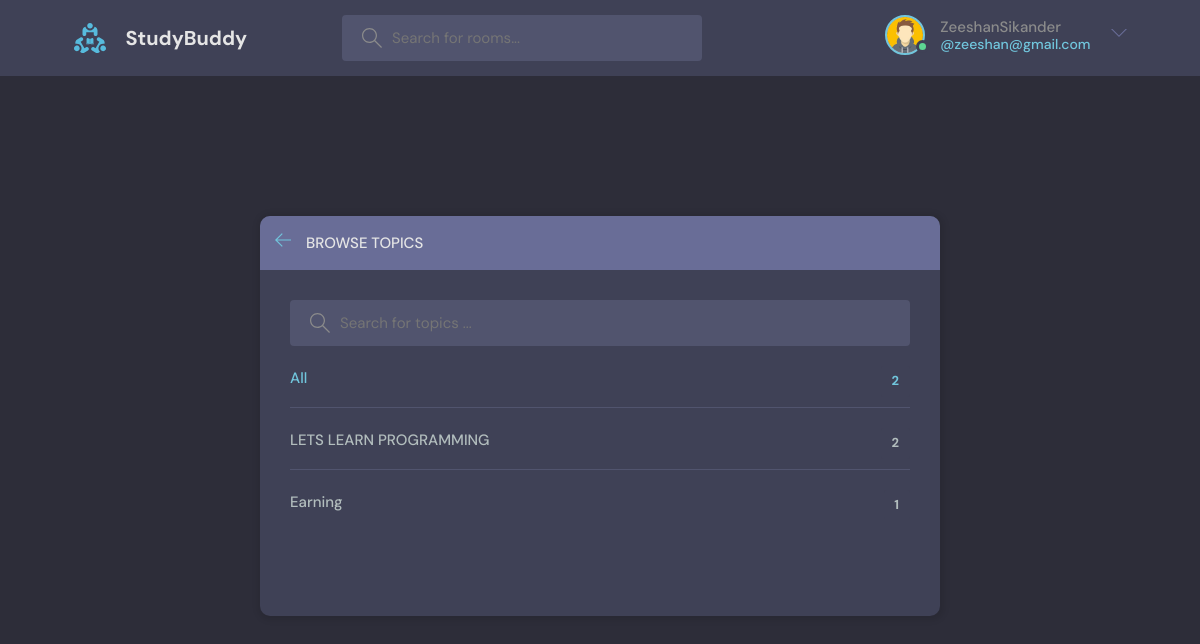
Screenshot of /topics/ (signed in) with the database file from the repository.
### studbud/models.py (models this page shows, shortened)
class User(AbstractUser):
    name = models.CharField(max_length=200, null=True)
    email = models.EmailField(unique=True, null=True)
    bio = models.TextField(null=True)
    avatar = models.ImageField(null=True, default="avatar.svg")
    USERNAME_FIELD = 'email'
    REQUIRED_FIELDS = []

class Topic(models.Model):
    name = models.CharField( max_length=50)

### studbud/views.py (the view)
# urls.py: path('topics/' , views.topics , name = 'topics') ,
def topics(request):
    q = request.GET.get('q') if  request.GET.get('q') != None else ''
    topicss = Topic.objects.filter(name__icontains=q)
    return render (request , 'studbud/topics.html' , {'topicss':topicss})

### studbud/templates/studbud/topics.html (shortened to what this page needs)
{% include "studbud/base.html" %}
{% block content %}
    <main class="create-room layout">
      <div class="container">
        <div class="layout__box">
          <div class="layout__boxHeader">
            <div class="layout__boxTitle">
              <a href="{% url "home" %}">
                <svg version="1.1" xmlns="http://www.w3.org/2000/svg" width="32" height="32" viewBox="0 0 32 32">
                  <title>arrow-left</title>
                  <path
                    d="M13.723 2.286l-13.723 13.714 13.719 13.714 1.616-1.611-10.96-10.96h27.625v-2.286h-27.625l10.965-10.965-1.616-1.607z"
                  ></path>
                </svg>
              </a>
              <h3>Browse Topics</h3>
            </div>
          </div>
          <div class="topics-page layout__body">
            <form class="header__search" action= '' method='GET'>
              <label>
                <input name=q placeholder="Search for topics ..." />
              </label>
            </form>
            <ul class="topics__list">
              <li>
                <a href="{% url 'home' %}" class="active">All <span>{{topicss.count}}</span></a>
              </li>
              {% for topic in topicss  %}
              <li>
                <a href="{% url 'home' %}?q={{topic.name}}">{{topic.name}} <span>{{topic.room_set.all.count}}</span></a>
              </li>
              {% endfor %}
            </ul>
          </div>
        </div>
      </div>
    </main>
{% endblock %}

### studbud/templates/studbud/navbar.html (shortened to what this page needs)
{% load static %}
<header class="header header--loggedIn">
    <div class="container">
      <a href="{% url 'home' %}" class="header__logo">
        <img src="{% static "images/logo.svg" %}" />
        <h1>StudyBuddy</h1>
      </a>
      <form class="header__search" method='GET' action='{% url 'home' %}'>
        <label>
          <input name="q" placeholder="Search for rooms..." />
        </label>
      </form>
      <nav class="header__menu">
        {% if request.user.is_authenticated %}
        <div class="header__user">
          <a href="{% url "update_user" %}">
            <div class="avatar avatar--medium active">
              <img src="{{request.user.avatar.url}}" />
            </div>
            <p>{{request.user.username}} <span>@{{request.user}}</span></p>
          </a>
          <button class="dropdown-button">
            <svg version="1.1" xmlns="http://www.w3.org/2000/svg" width="32" height="32" viewBox="0 0 32 32">
              <title>chevron-down</title>
              <path d="M16 21l-13-13h-3l16 16 16-16h-3l-13 13z"></path>
            </svg>
          </button>
        </div>
        {% else %}
        <a href="{% url 'login' %}">
          <img src="{% static "images/avatar.svg" %}"/>
          <p>Login</p>
        </a>
        {% endif %}
      </nav>
    </div>
  </header>

### static/styles/style.css (style rules this page uses)
:root { --color-main: #71c6dd; --color-main-light: #e1f6fb; --color-dark: #3f4156; --color-dark-medium: #51546e; --color-dark-light: #696d97; --color-light: #e5e5e5; --color-gray: #8b8b8b; --color-light-gray: #b2bdbd; --color-bg: #2d2d39; --color-success: #5dd693; --color-error: #fc4b0b; }
* { font-family: "DM Sans", -apple-system, BlinkMacSystemFont, "Segoe UI", Roboto, Oxygen, Ubuntu, Cantarell, "Open Sans", "Helvetica Neue", sans-serif; margin: 0; padding: 0; box-sizing: border-box; text-rendering: optimizeLegibility; font-size: inherit; }
html { font-size: 56.25%; }
@media only screen and (min-width: 1200px) { html { font-size: 62.5%; } }
body { line-height: 1.6; font-weight: 400; font-size: 1.5rem; color: var(--color-light-gray); background-color: var(--color-bg); min-height: 100vh; }
img { width: 100%; }
a { display: inline-block; color: var(--color-main); text-decoration: none; }
.container { max-width: 120rem; width: 90%; margin: auto; }
.avatar { position: relative; display: inline-block; border-radius: 50%; border: 2px solid var(--color-main); }
.avatar img { display: block; border-radius: 50%; object-fit: cover; object-position: center; }
.avatar::after { content: ""; display: block; position: absolute; background-color: var(--color-gray); z-index: 111; border-radius: 50%; border: 0.3rem solid var(--color-dark); }
.avatar.active::after { background-color: var(--color-success); }
.avatar.avatar--medium img { width: 3.6rem; height: 3.6rem; border-radius: 50%; }
.avatar.avatar--medium:after { width: 0.7rem; height: 0.7rem; bottom: 0px; right: -6px; }
.header { padding: 1.5rem; background-color: var(--color-dark); }
.header > .container { display: flex; gap: 9.5rem; }
.header__logo, .header__user { display: flex; gap: 2rem; align-items: center; }
.header__logo > img { height: 3.2rem; width: 3.2rem; }
.header__logo > h1 { font-weight: 700; font-size: 2rem; color: var(--color-light); }
.header__search > label { background-color: var(--color-dark-medium); padding: 1.3rem 1rem; display: flex; align-items: center; gap: 1rem; border-radius: 4px; }
.header__search svg { fill: var(--color-gray); width: 2rem; height: 2rem; margin-left: 1rem; }
.header__search input { width: 30rem; background: transparent; border: none; outline: none; color: var(--color-light); }
.header__menu { margin-left: auto; position: relative; }
.header__menu a { display: flex; gap: 1.5rem; align-items: center; font-weight: 500; text-decoration: none; color: var(--color-gray); }
.header__menu img { height: 3.6rem; }
.header__menu p { line-height: 1.2; }
.header__menu span { color: var(--color-main); font-weight: 500; font-size: 1.4rem; display: block; }
.header__menu svg { width: 1.6rem; height: 1.6rem; fill: var(--color-dark-light); }
.dropdown-button { background: transparent; border: 0; outline: 0; cursor: pointer; }
.layout { margin-top: 2.4rem; }
.layout > .container { display: flex; justify-content: space-between; align-items: flex-start; }
.layout__box { width: 90%; max-width: 48rem; min-height: 40rem; position: absolute; top: 50%; left: 50%; transform: translate(-50%, -46%); background-color: var(--color-dark); border-radius: 1rem; box-shadow: 1px 1px 6px 3px rgba(0, 0, 0, 0.1); overflow: hidden; }
.layout__boxHeader { display: flex; padding: 1.5rem; background-color: var(--color-dark-light); }
.layout__boxTitle { display: flex; gap: 1.5rem; align-items: center; }
.layout__boxTitle h3 { text-transform: uppercase; font-weight: 500; color: var(--color-light); }
.layout__boxTitle svg { width: 1.6rem; height: 1.6rem; fill: var(--color-main); }
.layout__body { margin: 3rem; }
.topics__list { list-style: none; }
.topics__list li a { display: flex; justify-content: space-between; margin-bottom: 3rem; font-weight: 500; color: var(--color-light-gray); transition: all 0.3s ease-in-out; }
.topics__list li a.active, .topics__list li a:hover { color: var(--color-main); }
.topics__list li a span { padding: 0.5rem 1rem; background-color: var(--color-dark); border-radius: 3px; font-size: 1.3rem; font-weight: 700; letter-spacing: 1px; }
.topics-page .topics__list li:not(:last-child) a { margin: 2rem 0; padding-bottom: 1rem; text-decoration: none; border-bottom: 1px solid var(--color-dark-medium); }
.topics-page .header__search { display: block; }
.create-room.layout .layout__box { max-width: 68rem; }

### rows the page displays
User: user.avatar (picture), user.username "ZeeshanSikander", user "zeeshan@gmail.com"
Topic: name "LETS LEARN PROGRAMMING", room_set.all.count "2"
Topic: name "Earning", room_set.all.count "1"

### other values shown
{{ topicss.count }} "2"
